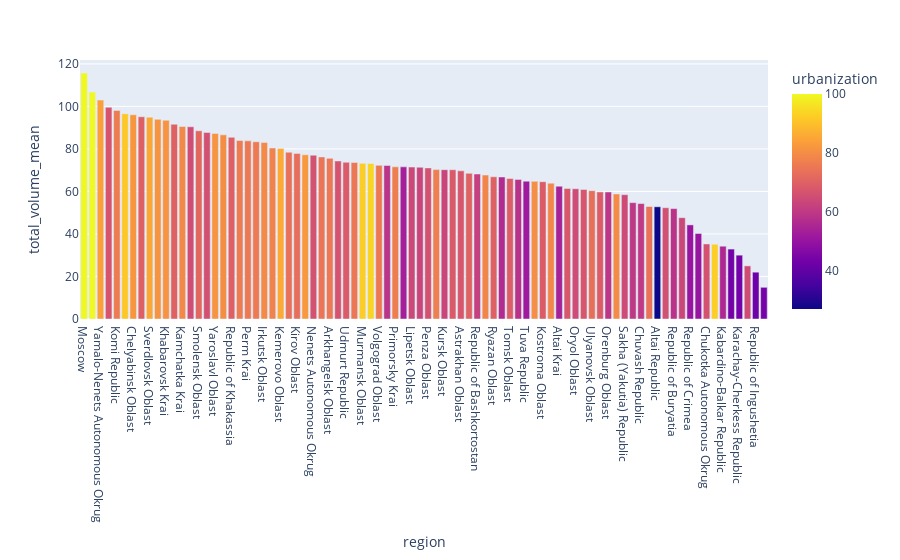

Write notebook code for a chart like this one.
### Markdown cell above
### d. What role does the level of urbanization play in the alcohol consumption in different regions?

### Code cell
fig = px.bar(df_region, x='region', y="total_volume_mean", color = "urbanization").update_xaxes(categoryorder="total descending")
fig.show()

### Figure 1 — Plotly figure (JSON) as saved in the notebook; plotly's stock layout.template omitted (floating-point values rounded to 4 significant figures)
{"data": [{"alignmentgroup": "True", "hovertemplate": "region=%{x}<br>total_volume_mean=%{y}<br>urbanization=%{marker.color}<extra></extra>", "legendgroup": "", "marker": {"color": [54.18, 27.05, 66.6, 75.45, 67.28, 65.81, 68.84, 81.92, 66.37, 59.98, 79.39, 81.49, 67.48, 55.72, 77.57, 75.23, 79.12, 43.66, 85.83, 81.24, 91.3, 73.02, 76.23, 68.77, 53.38, 75.91, 58.63, 63.39, 65.8, 63.86, 93.63, 63.41, 99.76, 80.18, 92.43, 66.2, 78.51, 70.45, 76.27, 70.25, 59.43, 64.68, 66.19, 75.37, 76.86, 68.18, 50.68, 61.88, 58.41, 50.75, 43.99, 42.56, 43.66, 76.69, 69.76, 59.87, 64.94, 74.75, 67.4, 69.89, 100, 64.41, 82.32, 80.34, 74.1, 92.55, 71.47, 56.65, 85.28, 58.17, 69.17, 79.68, 52.01, 73.81, 67.19, 68.72, 73.4, 78.39, 75.57, 69.79, 63.22, 84.04, 81.39, 65.07], "coloraxis": "coloraxis", "pattern": {"shape": ""}}, "name": "", "offsetgroup": "", "orientation": "v", "showlegend": false, "textposition": "auto", "type": "bar", "x": ["Altai Krai", "Altai Republic", "Amur Oblast", "Arkhangelsk Oblast", "Astrakhan Oblast", "Belgorod Oblast", "Bryansk Oblast", "Chelyabinsk Oblast", "Chukotka Autonomous Okrug", "Chuvash Republic", "Irkutsk Oblast", "Ivanovo Oblast", "Jewish Autonomous Oblast", "Kabardino-Balkar Republic", "Kaliningrad Oblast", "Kaluga Oblast", "Kamchatka Krai", "Karachay-Cherkess Republic", "Kemerovo Oblast", "Khabarovsk Krai", "Khanty–Mansi Autonomous Okrug – Yugra", "Kirov Oblast", "Komi Republic", "Kostroma Oblast", "Krasnodar Krai", "Krasnoyarsk Krai", "Kurgan Oblast", "Kursk Oblast", "Leningrad Oblast", "Lipetsk Oblast", "Magadan Oblast", "Mari El Republic", "Moscow", "Moscow Oblast", "Murmansk Oblast", "Nenets Autonomous Okrug", "Nizhny Novgorod Oblast", "Novgorod Oblast", "Novosibirsk Oblast", "Omsk Oblast", "Orenburg Oblast", "Oryol Oblast", "Penza Oblast", "Perm Krai", "Primorsky Krai", "Pskov Oblast", "Republic of Adygea", "Republic of Bashkortostan", "Republic of Buryatia", "Republic of Crimea", "Republic of Dagestan", "Republic of Ingushetia", "Republic of Kalmykia", "Republic of Karelia", "Republic of Khakassia", "Republic of Mordovia", "Republic of North Ossetia-Alania", "Republic of Tatarstan", "Rostov Oblast", "Ryazan Oblast", "Saint Petersburg", "Sakha (Yakutia) Republic", "Sakhalin Oblast", "Samara Oblast", "Saratov Oblast", "Sevastopol", "Smolensk Oblast", "Stavropol Krai", "Sverdlovsk Oblast", "Tambov Oblast", "Tomsk Oblast", "Tula Oblast", "Tuva Republic", "Tver Oblast", "Tyumen Oblast", "Udmurt Republic", "Ulyanovsk Oblast", "Vladimir Oblast", "Volgograd Oblast", "Vologda Oblast", "Voronezh Oblast", "Yamalo-Nenets Autonomous Okrug", "Yaroslavl Oblast", "Zabaykalsky Krai"], "xaxis": "x", "y": [62.46, 52.79, 74.33, 75.59, 69.68, 52.34, 59.77, 96.06, 35.3, 54.29, 82.99, 93.92, 61.4, 34.25, 80.45, 73.63, 90.54, 30.03, 80.24, 93.47, 96.55, 77.9, 98.13, 64.59, 71.56, 83.39, 72.21, 70.25, 87.71, 71.46, 73.19, 47.64, 115.7, 86.62, 73.22, 77.05, 67.71, 68.52, 83.96, 91.61, 59.75, 61.27, 71.08, 83.79, 71.58, 70.21, 40.22, 68.2, 51.94, 44.27, 14.91, 22.02, 32.89, 70.27, 85.47, 54.73, 24.99, 76.26, 60.95, 66.89, 106.7, 58.48, 77.27, 64.75, 52.91, 35.17, 88.53, 66.8, 94.96, 65.65, 66.08, 58.81, 64.84, 78.45, 99.59, 73.73, 60.38, 63.9, 72.26, 95.13, 71.37, 103.0, 87.28, 90.41], "yaxis": "y"}], "layout": {"barmode": "relative", "coloraxis": {"colorbar": {"title": {"text": "urbanization"}}, "colorscale": [[0, "#0d0887"], [0.1111, "#46039f"], [0.2222, "#7201a8"], [0.3333, "#9c179e"], [0.4444, "#bd3786"], [0.5556, "#d8576b"], [0.6667, "#ed7953"], [0.7778, "#fb9f3a"], [0.8889, "#fdca26"], [1, "#f0f921"]]}, "legend": {"tracegroupgap": 0}, "margin": {"t": 60}, "xaxis": {"anchor": "y", "categoryorder": "total descending", "domain": [0, 1], "title": {"text": "region"}}, "yaxis": {"anchor": "x", "domain": [0, 1], "title": {"text": "total_volume_mean"}}}}
